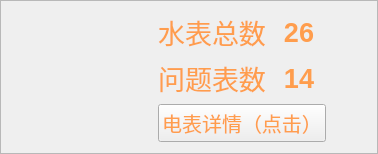
            <widget class="QFrame" name="frame_4">
             <property name="sizePolicy">
              <sizepolicy hsizetype="Preferred" vsizetype="Preferred">
               <horstretch>0</horstretch>
               <verstretch>0</verstretch>
              </sizepolicy>
             </property>
             <property name="minimumSize">
              <size>
               <width>150</width>
               <height>150</height>
              </size>
             </property>
             <property name="maximumSize">
              <size>
               <width>600</width>
               <height>200</height>
              </size>
             </property>
             <property name="styleSheet">
              <string notr="true">.QFrame{
border-image: url(:/images/border002.png);
}</string>
             </property>
             <property name="frameShape">
              <enum>QFrame::StyledPanel</enum>
             </property>
             <property name="frameShadow">
              <enum>QFrame::Raised</enum>
             </property>
             <layout class="QHBoxLayout" name="horizontalLayout_26">
              <item>
               <spacer name="horizontalSpacer_5">
                <property name="orientation">
                 <enum>Qt::Horizontal</enum>
                </property>
                <property name="sizeHint" stdset="0">
                 <size>
                  <width>40</width>
                  <height>20</height>
                 </size>
                </property>
               </spacer>
              </item>
              <item>
               <widget class="QLabel" name="label_5">
                <property name="minimumSize">
                 <size>
                  <width>60</width>
                  <height>60</height>
                 </size>
                </property>
                <property name="maximumSize">
                 <size>
                  <width>60</width>
                  <height>60</height>
                 </size>
                </property>
                <property name="styleSheet">
                 <string notr="true">border-image: url(:/images/war.png);</string>
                </property>
                <property name="text">
                 <string/>
                </property>
               </widget>
              </item>
              <item>
               <spacer name="horizontalSpacer_12">
                <property name="orientation">
                 <enum>Qt::Horizontal</enum>
                </property>
                <property name="sizeHint" stdset="0">
                 <size>
                  <width>40</width>
                  <height>20</height>
                 </size>
                </property>
               </spacer>
              </item>
              <item>
               <layout class="QVBoxLayout" name="verticalLayout_5">
                <item>
                 <layout class="QHBoxLayout" name="horizontalLayout_25" stretch="1,1">
                  <item>
                   <widget class="QLabel" name="label_13">
                    <property name="font">
                     <font>
                      <pointsize>20</pointsize>
                     </font>
                    </property>
                    <property name="styleSheet">
                     <string notr="true">color:#ff9d4d</string>
                    </property>
                    <property name="text">
                     <string>水表总数</string>
                    </property>
                    <property name="alignment">
                     <set>Qt::AlignCenter</set>
                    </property>
                   </widget>
                  </item>
                  <item>
                   <widget class="QLabel" name="label_12">
                    <property name="font">
                     <font>
                      <pointsize>20</pointsize>
                      <weight>75</weight>
                      <bold>true</bold>
                     </font>
                    </property>
                    <property name="styleSheet">
                     <string notr="true">color:#ff9d4d</string>
                    </property>
                    <property name="text">
                     <string>26</string>
                    </property>
                    <property name="alignment">
                     <set>Qt::AlignCenter</set>
                    </property>
                   </widget>
                  </item>
                 </layout>
                </item>
                <item>
                 <layout class="QHBoxLayout" name="horizontalLayout_13">
                  <item>
                   <widget class="QLabel" name="label_11">
                    <property name="font">
                     <font>
                      <pointsize>20</pointsize>
                     </font>
                    </property>
                    <property name="styleSheet">
                     <string notr="true">color:#ff9d4d</string>
                    </property>
                    <property name="text">
                     <string>问题表数</string>
                    </property>
                    <property name="alignment">
                     <set>Qt::AlignCenter</set>
                    </property>
                   </widget>
                  </item>
                  <item>
                   <widget class="QLabel" name="label_39">
                    <property name="font">
                     <font>
                      <pointsize>20</pointsize>
                      <weight>75</weight>
                      <bold>true</bold>
                     </font>
                    </property>
                    <property name="styleSheet">
                     <string notr="true">color:#ff9d4d</string>
                    </property>
                    <property name="text">
                     <string>14</string>
                    </property>
                    <property name="alignment">
                     <set>Qt::AlignCenter</set>
                    </property>
                   </widget>
                  </item>
                 </layout>
                </item>
                <item>
                 <widget class="QPushButton" name="pushButton_13">
                  <property name="font">
                   <font>
                    <pointsize>15</pointsize>
                   </font>
                  </property>
                  <property name="styleSheet">
                   <string notr="true">color:#ff9d4d</string>
                  </property>
                  <property name="text">
                   <string>电表详情（点击）</string>
                  </property>
                 </widget>
                </item>
               </layout>
              </item>
              <item>
               <spacer name="horizontalSpacer_6">
                <property name="orientation">
                 <enum>Qt::Horizontal</enum>
                </property>
                <property name="sizeHint" stdset="0">
                 <size>
                  <width>40</width>
                  <height>20</height>
                 </size>
                </property>
               </spacer>
              </item>
             </layout>
            </widget>
